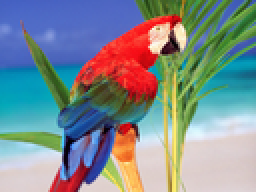
%> input picture ImagePrecessing/assignments/a03/test.png, 128 x 96 px, shrunk from 400 x 300 before the run (shown 2 times larger)
$ octave TESTMEAN.m   (GNU Octave 9; MATLAB toolbox functions it lacks are replaced by stand-ins)
%> lines starting %> are read from the running program, lines starting %| are printed output that depends on the picture
### ImagePrecessing/assignments/a03/meanShiftPixCluster.m
function [y, MS] = meanShiftPixCluster(x,hs,hr,th,plotOn)
% FUNCTION: meanShiftPixCluster implements the classic mean shift pixel
% clustering algorithm introduced in Cmaniciu etal.'s PAMI paper
% "Mean shift: a robust apporach toward feature space analysis", 2002.
% -------------------------------------------------------------------------
% Input:
%       x = an input image (either gray or rgb, please expect long time processing if image size is large)
%      hs = the bandwidth of spatial kernel (see Eq.(35) in the cited paper)
%      hr = the bandwidth of feature kernel (see Eq.(35) in the cited paper)
%      th = the threshod of the convergence criterion (default = .25)
%  plotOn = switch on/off the image display of intermediate results (default = 1)
%
% Output:
%       y = the output pixel clustered image
%      MS = the output of averaged mean shift
% -------------------------------------------------------------------------
% Demo (please cut and paste):
%      clear all
%      close all
%      clc
%
%      x = double( imread('test.png') );
%      y = meanShiftPixCluster(x,20,32);
%
%      sample = zeros(size(x,1),size(x,2));
%      sample(1:3:end,1:3:end) = 1;
%
%      R = x(:,:,1); Rx = R(sample==1); Rn = randn( numel(Rx),1 )/3;
%      G = x(:,:,2); Gx = G(sample==1); Gn = randn( numel(Rx),1 )/3;
%      B = x(:,:,3); Bx = B(sample==1); Bn = randn( numel(Rx),1 )/3;
%      figure,
%      subplot(221), imshow(uint8(x)), axis image; title('input image')
%      subplot(223), imshow(uint8(y)), axis image; title('output image')
%      subplot(222)
%      scatter3( Rx(:)-Rn, Gx(:)-Gn, Bx(:)-Bn, 3, [ Rx(:), Gx(:), Bx(:) ]/255 );
%      title('Pixel Distribution Before Meanshift')
%      xlim([0,255]),ylim([0,255]),zlim([0,255]);axis square
%
%      R = y(:,:,1); Ry = R(sample==1); Rn = randn( numel(Rx),1 )/3;
%      G = y(:,:,2); Gy = G(sample==1); Gn = randn( numel(Rx),1 )/3;
%      B = y(:,:,3); By = B(sample==1); Bn = randn( numel(Rx),1 )/3;
%      subplot(224)
%      scatter3( Ry(:)-Rn, Gy(:)-Gn, By(:)-Bn, 3, [ Rx(:), Gx(:), By(:) ]/255 );
%      title('Pixel Distribution After Meanshift')
%      xlim([0,255]),ylim([0,255]),zlim([0,255]);axis square
% -------------------------------------------------------------------------
% Additional Info:
% This is a toy code of mean shift pixel clustering, but it did cover the
% core idea od mean shift. One may extend the current code for
% multiresolution analysis, or replace new kernel functions instead of
% gaussian kernels used in this implementations. Details of parameters and
% their influence on clustering results and the convergence proof of the
% mean shift algorithm please refer the cited paper.
%
% Please play with this code with other images and parameters. Contact me
% if you find any bugs.
%
% by Yue Wu
% rex.yue.wu@gmail.com
% 11/30/2013
%
% -------------------------------------------------------------------------

%% Argument Check
if nargin<3
    error('please type help for function syntax')
elseif nargin == 3
    th = 1/100; plotOn = 1;
elseif nargin == 4
    if th<0 || th >255
        error('threshold should be in [0,255]')
    else
        plotOn = 1;
    end
elseif nargin == 5
    if sum(ismember(plotOn,[0,1])) == 0
        error('plotOn option has to be 0 or 1')
    end
elseif nargin>5
    error('too many input arguments')
end
%% initialization
x = double(x);
[height,width,depth] = size(x);
y = x;
done = 0;
iter = 0;
if plotOn
    figure(randi(1000)+1000);
end
% padding image to deal with pixels on borders
xPad = padarray(x,[height,width,0],'symmetric');
% build up look up table to boost computation speed
weight_map = exp( -(0:255^2)/hr^2 );
MS = [];
%% main loop
while ~done
    weightAccum = 0;
    yAccum = 0;
    % only 99.75% area (3sigma) of the entire non-zero Gaussian kernel is considered
    for i = -hs:hs
        for j = -hs:hs
            if ( i~=0 || j~=0 )
                % spatial kernel weight
                spatialKernel = 1;
                % uncomment the following line to active Gausian kernel
                %spatialKernel = exp(-(i^2+j^2)/(hs/3)^2/2);
                xThis =  xPad(height+i:2*height+i-1, width+j:2*width+j-1, 1:depth);
                xDiffSq = (y-xThis).^2;
                % feature kernel weight
                intensityKernel = repmat( prod( reshape( weight_map( xDiffSq+1 ), height, width, depth) , 3 ), [1,1, depth]);
                % mixed kernel weight
                weightThis = spatialKernel.*intensityKernel;
                % update accumulated weights
                weightAccum = weightAccum+ weightThis;
                % update accumulated estimated ys from xs
                yAccum = yAccum+xThis.*weightThis;
            end
        end
    end
    % normalized y (see Eq.(20) in the cited paper)
    yThis = yAccum./(weightAccum+eps);
    % convergence criterion
    yMS = mean(abs(round(yThis(:))-round(y(:))));
    y = round(yThis);
    MS(iter+1) = yMS;
    %xPad = padarray(y,[height,width,0],'symmetric');
    if plotOn
        subplot(121), imshow(uint8(y)),axis image, title(['iteration times = ' num2str(iter) '; averaged mean-shift = ' num2str(yMS)]);
        subplot(122), plot(0:iter, MS ), xlabel('iteration #'), ylabel('averaged mean shift');axis square
        drawnow
    end
    if yMS <= th % exit if converge
        done = 1;
    else % otherwise update estimated y and repeat mean shift
        iter = iter+1;
    end
end

### ImagePrecessing/assignments/a03/TESTMEAN.m
clear all
 close all
 clc

 x = double( imread('test.png') );
 y = meanShiftPixCluster(x,20,32);
%> in meanShiftPixCluster, `xPad = padarray(x,[height,width,0],'symmetric');`:
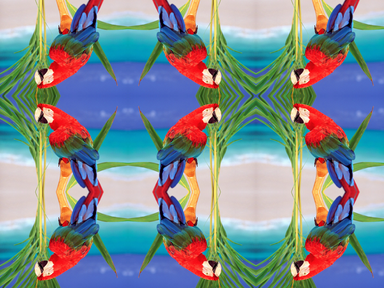
%> xPad: size 288x384x3 double; mean R, G, B 127.9, 140.2, 143.9
%> (the run ends here)
